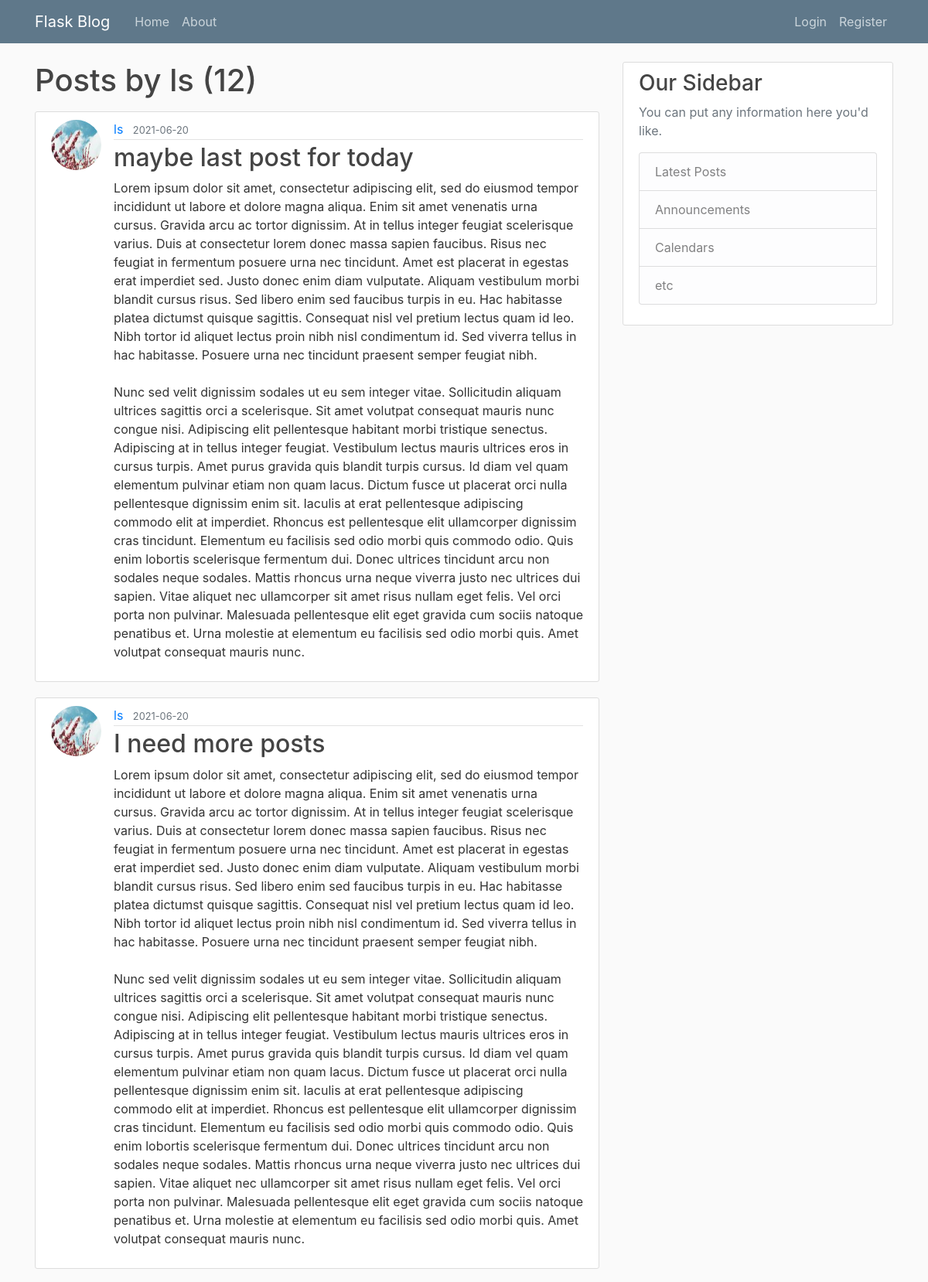
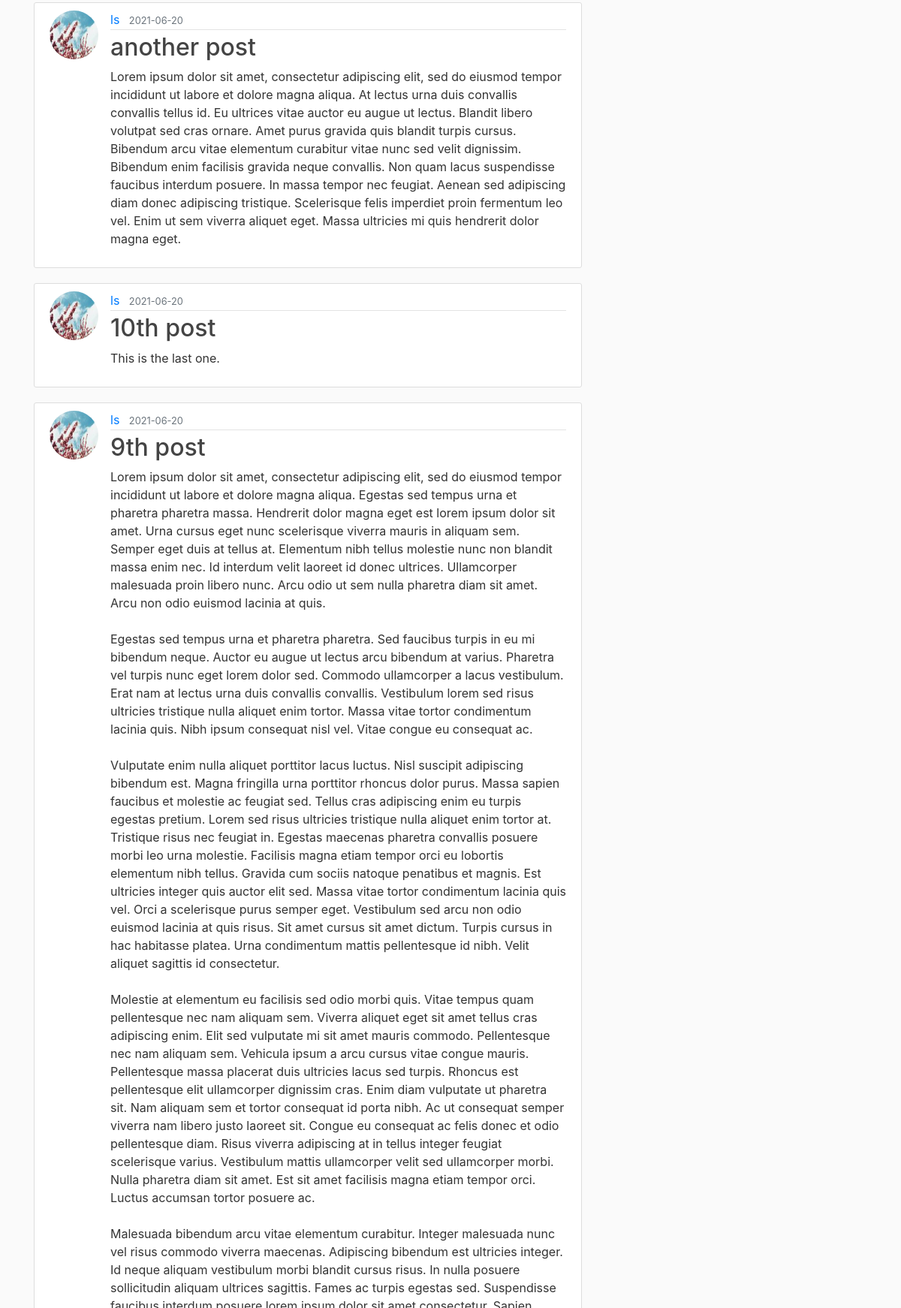
The app's page /user/ls (upper part) with its own data (2 pictures, top to bottom).
### flaskblog/models.py (models this page shows, shortened)
class User(db.Model, UserMixin):
    id = db.Column(db.Integer, primary_key=True)
    username = db.Column(db.String(20), unique=True, nullable=False)
    email = db.Column(db.String(120), unique=True, nullable=False)
    image_file = db.Column(db.String(20), nullable=False, default='default.jpg')
    password = db.Column(db.String(60), nullable=False)
    posts = db.relationship('Post', backref='author', lazy=True)

class Post(db.Model):
    id = db.Column(db.Integer, primary_key=True)
    title = db.Column(db.String(100), nullable = False)
    date_posted = db.Column(db.DateTime, nullable = False, default = datetime.utcnow)
    content = db.Column(db.Text, nullable = False)
    user_id = db.Column(db.Integer, db.ForeignKey('user.id'), nullable=False)

### flaskblog/routes.py (the view)
@app.route("/user/<string:username>")
def user_posts(username):
    page = request.args.get('page', 1, type=int)
    user = User.query.filter_by(username=username).first_or_404()
    posts = Post.query.filter_by(author=user)\
        .order_by(Post.date_posted.desc())\
        .paginate(page=page, per_page=5)
    return render_template ('user_posts.html', posts=posts, user=user)

### flaskblog/templates/user_posts.html (shortened to what this page needs)
{% extends "layout.html" %}
{% block content %}
    <h1 class="mb-3">Posts by {{user.username }} ({{ posts.total }})</h1>
    {% for post in posts.items %}
        <article class="media content-section">
            <img class="rounded-circle article-img" src=" {{ url_for('static', filename='profile_pics/' + post.author.image_file) }}" alt="">
            <div class="media-body">
            <div class="article-metadata">
                <a class="mr-2" href="{{ url_for('user_posts', username=post.author.username)}} ">{{ post.author.username }}</a>
                <small class="text-muted">{{ post.date_posted.strftime('%Y-%m-%d') }}</small>
            </div>
            <h2><a class="article-title" href="{{ url_for('post', post_id=post.id) }}">{{ post.title }}</a></h2>
            <p class="article-content">{{ post.content }}</p>
            </div>
        </article>
    {% endfor%}
{% endblock content %}

### flaskblog/templates/layout.html (shortened to what this page needs)
<!DOCTYPE html>
<html>
<head>
     <link rel="stylesheet" href="https://maxcdn.bootstrapcdn.com/bootstrap/4.0.0/css/bootstrap.min.css">
    <link rel="stylesheet" type="text/css" href="{{ url_for('static', filename='main.css') }}"/>
</head>
<body>
    <header class="site-header">
      <nav class="navbar navbar-expand-md navbar-dark bg-steel fixed-top">
        <div class="container">
          <a class="navbar-brand mr-4" href="/">Flask Blog</a>
          <div class="collapse navbar-collapse" id="navbarToggle">
            <div class="navbar-nav mr-auto">
              <a class="nav-item nav-link" href="/">Home</a>
              <a class="nav-item nav-link" href="/about">About</a>
            </div>
            <div class="navbar-nav">
              {% if current_user.is_authenticated %}
                <a class="nav-item nav-link" href="{{ url_for('new_post') }}">New Post</a>
                <a class="nav-item nav-link" href="{{ url_for('account') }}">Account</a>
                <a class="nav-item nav-link" href="{{ url_for('logout') }}">Logout</a>
              {% else %}
                <a class="nav-item nav-link" href="{{ url_for('login') }}">Login</a>
                <a class="nav-item nav-link" href="{{ url_for('register') }}">Register</a>
              {% endif %}
            </div>
          </div>
        </div>
      </nav>
    </header>
    <main role="main" class="container">
      <div class="row">
        <div class="col-md-8">
          {% block content %}{% endblock %}
        </div>
        <div class="col-md-4">
          <div class="content-section">
            <h3>Our Sidebar</h3>
            <p class='text-muted'>You can put any information here you'd like.
              <ul class="list-group">
                <li class="list-group-item list-group-item-light">Latest Posts</li>
                <li class="list-group-item list-group-item-light">Announcements</li>
                <li class="list-group-item list-group-item-light">Calendars</li>
                <li class="list-group-item list-group-item-light">etc</li>
              </ul>
            </p>
          </div>
        </div>
      </div>
    </main>
</body>
</html>

### flaskblog/static/main.css (style rules this page uses)
body { background: #fafafa; color: #333333; margin-top: 5rem; }
h1, h2, h3, h4, h5, h6 { color: #444444; }
.bg-steel { background-color: #5f788a; }
.site-header .navbar-nav .nav-link { color: #cbd5db; }
.content-section { background: #ffffff; padding: 10px 20px; border: 1px solid #dddddd; border-radius: 3px; margin-bottom: 20px; }
.article-title { color: #444444; }
.article-content { white-space: pre-line; }
.article-img { height: 65px; width: 65px; margin-right: 16px; }
.article-metadata { padding-bottom: 1px; margin-bottom: 4px; border-bottom: 1px solid #e3e3e3 }

### records on screen
User: username "ls"
Post: image_file (picture), author.username "ls", date_posted "2021-06-20", title "maybe last post for today", content "Lorem ipsum dolor sit amet, consectetur adipiscing elit, sed do eiusmod tempor incididunt ut labore et dolore magna aliqua. Enim sit amet venenatis urna cursus. Gravida arcu ac tortor dignissim. At in tellus integer feugiat scelerisque varius. Duis at consectetur lorem donec massa sapien faucibus. Risus nec feugiat in fermentum posuere urna nec tincidunt. Amet est placerat in egestas erat imperdiet sed. Justo donec enim diam vulputate. Aliquam vestibulum morbi blandit cursus risus. Sed libero enim sed faucibus turpis in eu. Hac habitasse platea dictumst quisque sagittis. Consequat nisl vel pretium lectus quam id leo. Nibh tortor id aliquet lectus proin nibh nisl condimentum id. Sed viverra…"
Post: image_file (picture), author.username "ls", date_posted "2021-06-20", title "I need more posts", content "Lorem ipsum dolor sit amet, consectetur adipiscing elit, sed do eiusmod tempor incididunt ut labore et dolore magna aliqua. Enim sit amet venenatis urna cursus. Gravida arcu ac tortor dignissim. At in tellus integer feugiat scelerisque varius. Duis at consectetur lorem donec massa sapien faucibus. Risus nec feugiat in fermentum posuere urna nec tincidunt. Amet est placerat in egestas erat imperdiet sed. Justo donec enim diam vulputate. Aliquam vestibulum morbi blandit cursus risus. Sed libero enim sed faucibus turpis in eu. Hac habitasse platea dictumst quisque sagittis. Consequat nisl vel pretium lectus quam id leo. Nibh tortor id aliquet lectus proin nibh nisl condimentum id. Sed viverra…"
Post: image_file (picture), author.username "ls", date_posted "2021-06-20", title "another post", content "Lorem ipsum dolor sit amet, consectetur adipiscing elit, sed do eiusmod tempor incididunt ut labore et dolore magna aliqua. At lectus urna duis convallis convallis tellus id. Eu ultrices vitae auctor eu augue ut lectus. Blandit libero volutpat sed cras ornare. Amet purus gravida quis blandit turpis cursus. Bibendum arcu vitae elementum curabitur vitae nunc sed velit dignissim. Bibendum enim facilisis gravida neque convallis. Non quam lacus suspendisse faucibus interdum posuere. In massa tempor nec feugiat. Aenean sed adipiscing diam donec adipiscing tristique. Scelerisque felis imperdiet proin fermentum leo vel. Enim ut sem viverra aliquet eget. Massa ultricies mi quis hendrerit dolor magna…"
Post: image_file (picture), author.username "ls", date_posted "2021-06-20", title "10th post", content "This is the last one."
Post: image_file (picture), author.username "ls", date_posted "2021-06-20", title "9th post"

### other values on screen
{{ posts.total }} "12"
